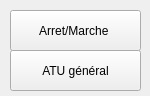
<?xml version="1.0" encoding="UTF-8"?>
<ui version="4.0">
 <class>InterButton</class>
 <widget class="QWidget" name="InterButton">
  <property name="geometry">
   <rect>
    <x>0</x>
    <y>0</y>
    <width>150</width>
    <height>96</height>
   </rect>
  </property>
  <property name="windowTitle">
   <string>Bouton Inter</string>
  </property>
  <widget class="QPushButton" name="interModule">
   <property name="geometry">
    <rect>
     <x>10</x>
     <y>10</y>
     <width>131</width>
     <height>41</height>
    </rect>
   </property>
   <property name="text">
    <string>Arret/Marche </string>
   </property>
   <property name="icon">
    <iconset resource="../ressources.qrc">
     <normaloff>:/img/img/onoff.png</normaloff>:/img/img/onoff.png</iconset>
   </property>
   <property name="iconSize">
    <size>
     <width>30</width>
     <height>30</height>
    </size>
   </property>
  </widget>
  <widget class="QPushButton" name="interGlobale">
   <property name="geometry">
    <rect>
     <x>10</x>
     <y>50</y>
     <width>131</width>
     <height>41</height>
    </rect>
   </property>
   <property name="text">
    <string>ATU général</string>
   </property>
   <property name="icon">
    <iconset resource="../ressources.qrc">
     <normaloff>:/img/img/atu_all.png</normaloff>:/img/img/atu_all.png</iconset>
   </property>
   <property name="iconSize">
    <size>
     <width>30</width>
     <height>30</height>
    </size>
   </property>
  </widget>
 </widget>
 <resources>
  <include location="../ressources.qrc"/>
 </resources>
 <connections/>
</ui>
